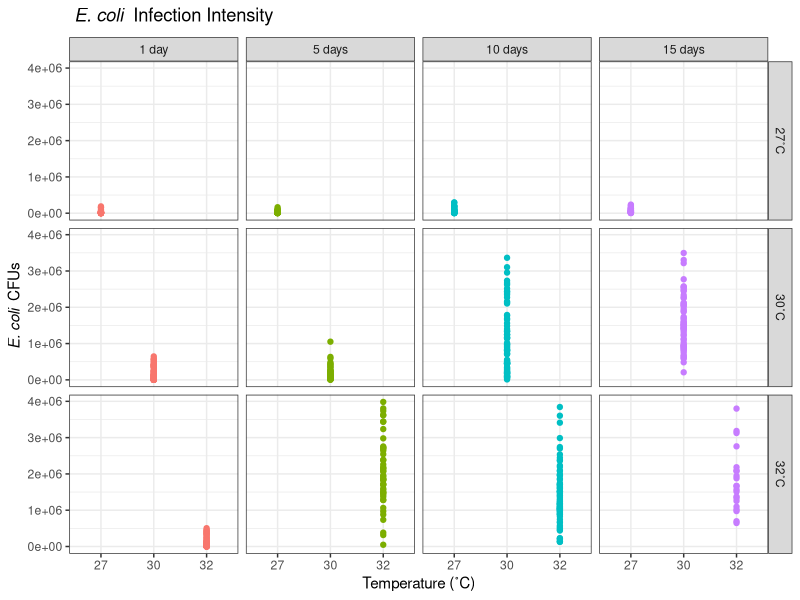
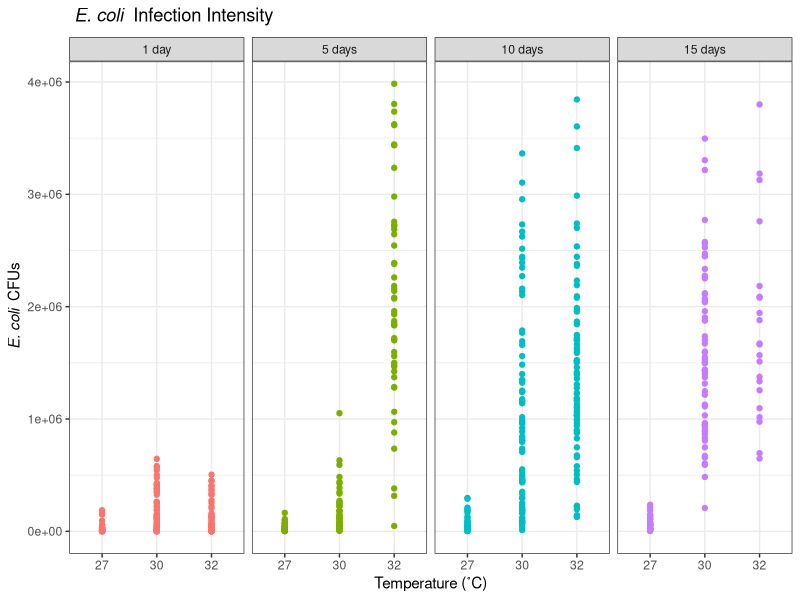
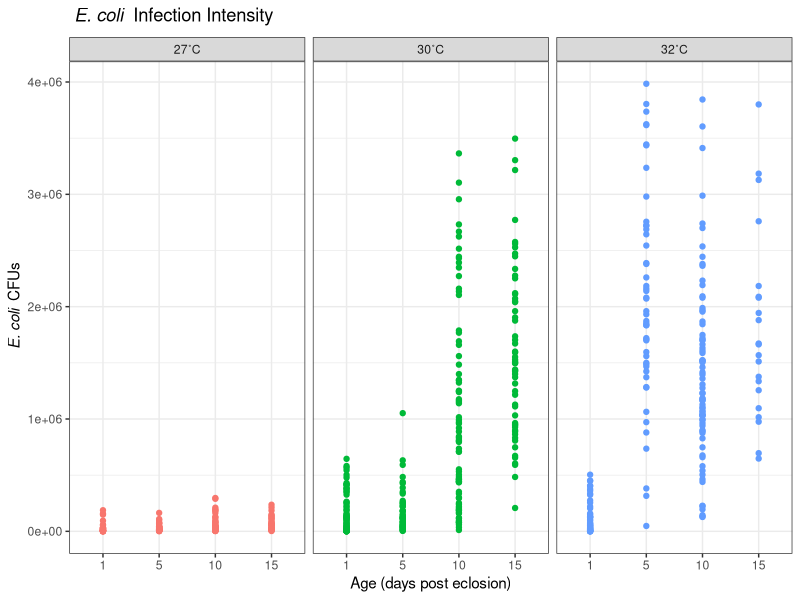
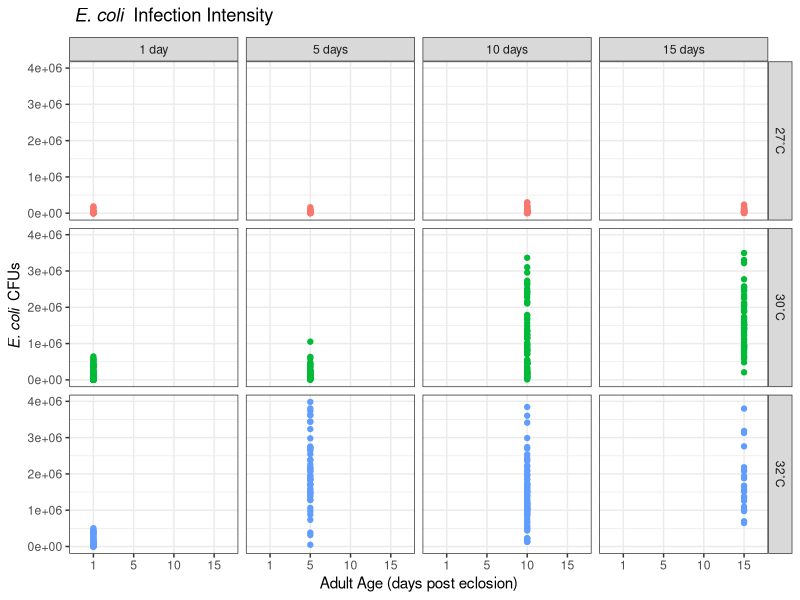
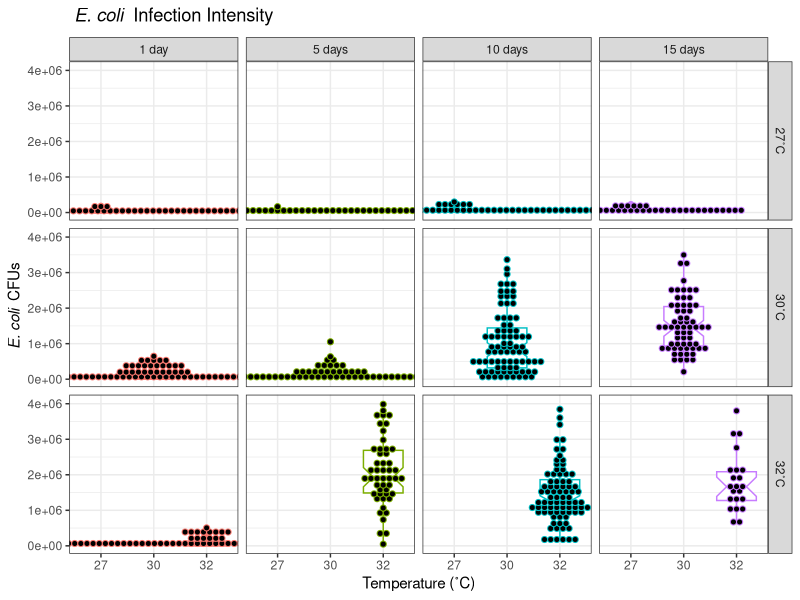
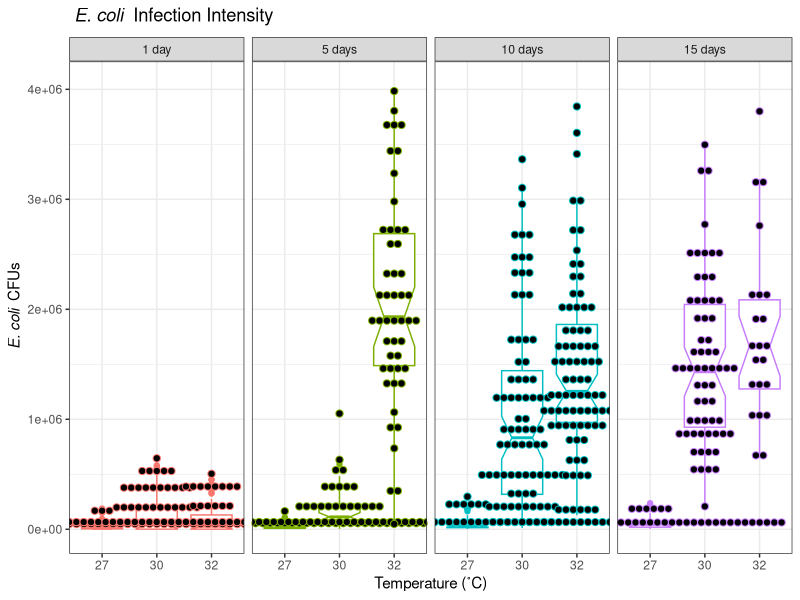
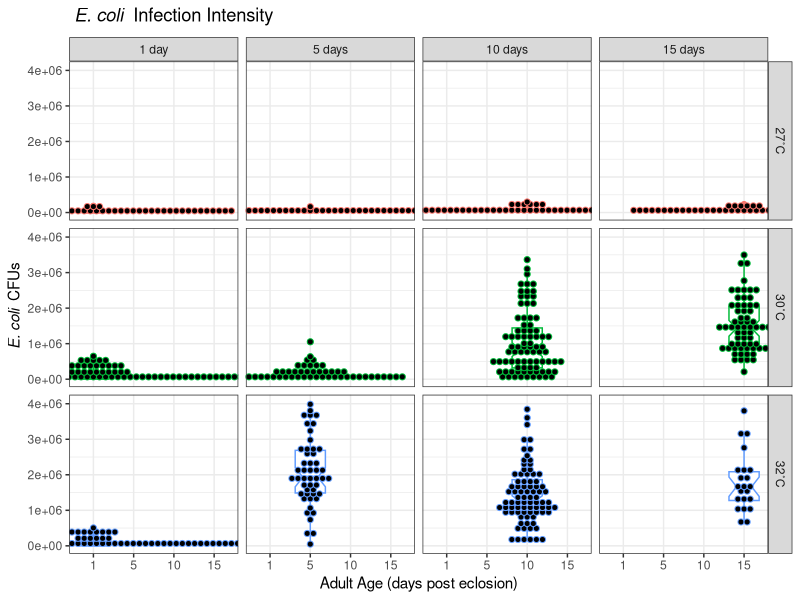
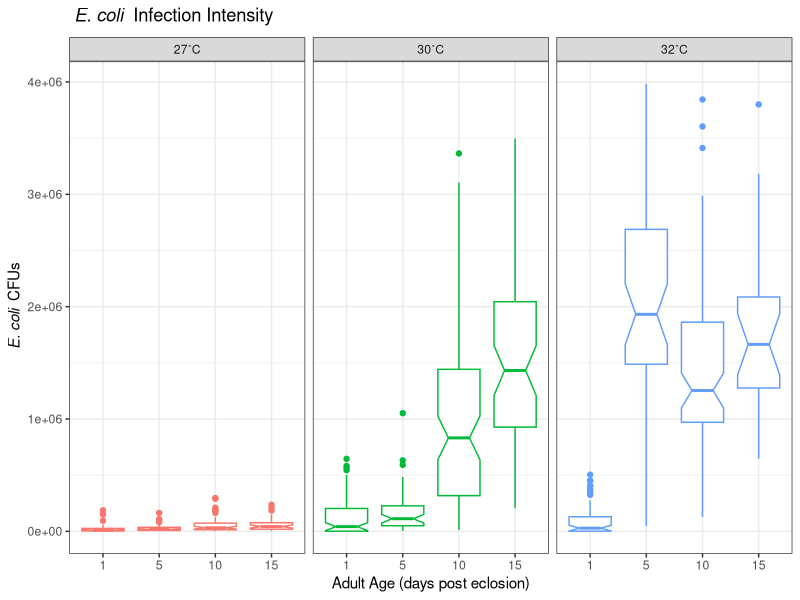

Recreate these plots in R, in order.
## ---- chunk 1
knitr::opts_chunk$set(echo = TRUE)

#load libraries needed:
library(readxl)
library(writexl)
library(ggplot2)
library(dplyr)
library(ggpubr)
library(tidyverse)
library(ggpubr)
library(rstatix)
library(car) 
library(ggpubr)

library(lattice)
library(MASS)

require(pscl) 
library(lmtest)
library(sandwich)
require(foreign)
require(fitdistrplus)

#import the data:
II_Data <- read_xlsx("Infection_Intensity_Data_JS_May2022.xlsx",
                     sheet = "R")
                     #col_types = c()) #import all PO Data

#format factors:
II_Data$Temperature <- as.factor(II_Data$Temperature)
II_Data$Age <- as.factor(II_Data$Age)
II_Data$Block <- as.factor(II_Data$Block)

str(II_Data)

#create labels for axes
templabs <- c("27˚C","30˚C","32˚C")
names(templabs)<- c("27","30","32")

agelabs <- c("1 day","5 days", "10 days", "15 days")
names(agelabs)<-c("1","5","10","15")
## ---- chunk 2
II_Data %>%
  count(Temperature,CFUs,Age)%>%
  ggplot(aes(x=Temperature,y=CFUs,color=Age))+ 
  scale_shape_identity(guide="legend")+
  geom_point()+
  facet_grid(Temperature~Age, labeller = labeller(Age=agelabs, Temperature=templabs))+
  labs(title=~italic("E. coli")~" Infection Intensity",
       x="Temperature (˚C)",parse=TRUE)+
  ylab(expression(~italic("E. coli")~" CFUs"))+theme_bw()+
  theme(legend.position = "none")

II_Data %>%
  count(Temperature,CFUs,Age)%>%
  ggplot(aes(x=Temperature,y=CFUs,color=Age))+ 
  scale_shape_identity(guide="legend")+
  geom_point()+
  facet_grid(~Age, labeller = labeller(Age=agelabs, Temperature=templabs))+
  labs(title=~italic("E. coli")~" Infection Intensity",
       x="Temperature (˚C)",parse=TRUE)+
  ylab(expression(~italic("E. coli")~" CFUs"))+theme_bw()+
  theme(legend.position = "none")

II_Data %>%
  count(Temperature,CFUs,Age)%>%
  ggplot(aes(x=Age,y=CFUs,color=Temperature))+ 
  scale_shape_identity(guide="legend")+
  geom_point()+
  facet_grid(~Temperature, labeller = labeller(Age=agelabs, Temperature=templabs))+
  labs(title=~italic("E. coli")~" Infection Intensity",
       x="Age (days post eclosion)",parse=TRUE)+
  ylab(expression(~italic("E. coli")~" CFUs"))+theme_bw()+
  theme(legend.position = "none")

#Graph 1b: raw data, age vs. CFUs
II_Data %>%
  count(Temperature,CFUs,Age)%>%
  ggplot(aes(x=Age,y=CFUs, color=Temperature))+ 
  scale_shape_identity(guide="legend")+
  geom_point()+
  facet_grid(Temperature~Age, labeller = labeller(Age=agelabs, Temperature=templabs))+
  labs(title=~italic("E. coli")~" Infection Intensity",
       x="Adult Age (days post eclosion)",parse=TRUE)+
  ylab(expression(~italic("E. coli")~" CFUs"))+theme_bw()+
  theme(legend.position = "none")

#Graph 2a: box plot of raw data, temp vs. CFUs
II_Data %>%
  ggplot(aes(x=Temperature,y=CFUs,color=Age))+
  facet_grid(Temperature~Age, labeller = labeller(Age=agelabs, Temperature=templabs))+
  labs(title=~italic("E. coli")~" Infection Intensity",
       x="Temperature (˚C)")+
  ylab(expression(~italic("E. coli")~" CFUs"))+
  #stat_summary(fun=mean,geom="point",shape=23,size=4)+
  geom_boxplot(notch = TRUE)+theme_bw()+
  geom_dotplot(binaxis='y', stackdir='center', dotsize=1.3)+
  theme(legend.position = "none")

II_Data %>%
  ggplot(aes(x=Temperature,y=CFUs,color=Age))+
  facet_grid(~Age, labeller = labeller(Age=agelabs, Temperature=templabs))+
  labs(title=~italic("E. coli")~" Infection Intensity",
       x="Temperature (˚C)")+
  ylab(expression(~italic("E. coli")~" CFUs"))+
  geom_boxplot(notch = TRUE)+theme_bw()+
  geom_dotplot(binaxis='y', stackdir='center', dotsize=0.5)+
  theme(legend.position = "none")

#Graph 2b: box plot of raw data, temp vs. CFUs
II_Data %>%
  ggplot(aes(x=Age,y=CFUs,color=Temperature))+
  facet_grid(Temperature~Age, labeller = labeller(Age=agelabs, Temperature=templabs))+
  labs(title=~italic("E. coli")~" Infection Intensity",
       x="Adult Age (days post eclosion)")+
  ylab(expression(~italic("E. coli")~" CFUs"))+
  #stat_summary(fun=mean,geom="point",shape=23,size=4)+
  geom_boxplot(notch = TRUE)+theme_bw()+
  geom_dotplot(binaxis='y', stackdir='center', dotsize=1.3)+
  theme(legend.position = "none")

II_Data %>%
  ggplot(aes(x=Age,y=CFUs,color=Temperature))+
  facet_grid(~Temperature, labeller = labeller(Age=agelabs, Temperature=templabs))+
  labs(title=~italic("E. coli")~" Infection Intensity",
       x="Adult Age (days post eclosion)")+
  ylab(expression(~italic("E. coli")~" CFUs"))+
  geom_boxplot(notch = TRUE)+theme_bw()+
  #geom_dotplot(binaxis='y', stackdir='center', dotsize=0.5)+
  theme(legend.position = "none")
## ---- chunk 3
#calculate the mean, median, SE, sd, etc.:
II_Summary <- II_Data %>%
  group_by(Temperature,Age) %>%
  summarise(mean_CFUs = mean(CFUs),
            median_CFUs = median(CFUs),
            sd_CFUs = sd(CFUs),
            n_CFUs = n(),
            SE_CFUs = sd(CFUs)/sqrt(n()))
## ---- chunk 4
#arithmetic means graphed:
II_Summary %>%
  count(Temperature,mean_CFUs,Age,SE_CFUs)%>%
  ggplot(aes(x=Temperature,y=mean_CFUs,color=Age,
             ymin=mean_CFUs-SE_CFUs, ymax=mean_CFUs+SE_CFUs))+
  geom_point()+
  facet_grid(Temperature~Age, labeller = labeller(Age=agelabs, Temperature=templabs))+
  labs(title="Mean "~italic("E. coli")~" Infection Intensity",
       x="Temperature (˚C)")+
  ylab(expression(~italic("E. coli")~" CFUs"))+
  geom_errorbar()+ theme_bw()+
  scale_shape(guide="none") + theme(legend.position = "none")

head(II_Summary)

II_Summary %>%
  count(Temperature,mean_CFUs,Age,SE_CFUs)%>%
  ggplot(aes(x=Temperature,y=mean_CFUs,color=Age,
             ymin=mean_CFUs-SE_CFUs, ymax=mean_CFUs+SE_CFUs))+
  geom_point()+
  facet_grid(~Age, labeller = labeller(Age=agelabs, Temperature=templabs))+
  labs(title="Mean "~italic("E. coli")~" Infection Intensity",
       x="Temperature (˚C)")+
  ylab(expression(~italic("E. coli")~" CFUs"))+
  geom_errorbar()+ theme_bw()+
  scale_shape(guide="none") + theme(legend.position = "none")

II_Summary %>%
  count(Temperature,mean_CFUs,Age,SE_CFUs)%>%
  ggplot(aes(x=Age,y=mean_CFUs,color=Temperature,
             ymin=mean_CFUs-SE_CFUs, ymax=mean_CFUs+SE_CFUs))+
  geom_point()+
  facet_grid(~Temperature, labeller = labeller(Age=agelabs, Temperature=templabs))+
  labs(title="Mean "~italic("E. coli")~" Infection Intensity",
       x="Adult Age (days post eclosion)")+
  ylab(expression(~italic("E. coli")~" CFUs"))+
  geom_errorbar()+ theme_bw()+
  scale_shape(guide="none") + theme(legend.position = "none")
